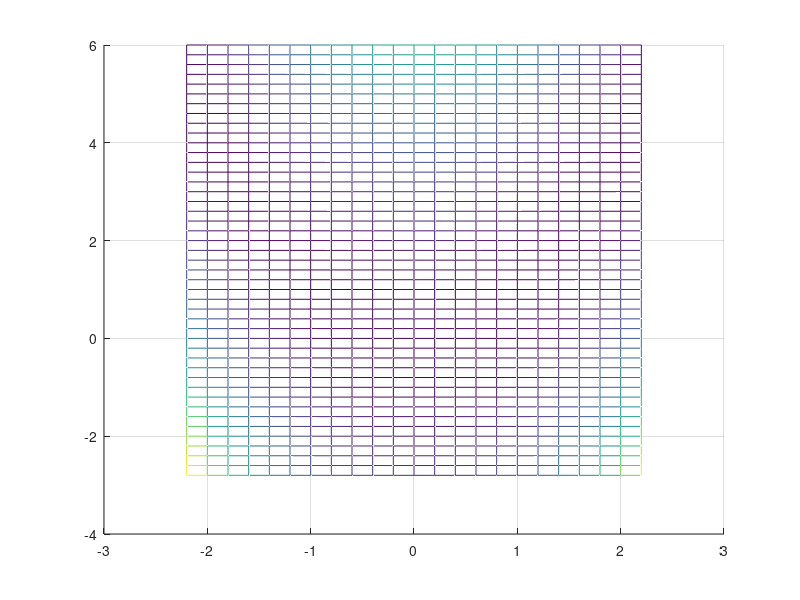

Write the MATLAB code that produced this figure. (Note: this script raises an error after producing the figure.)
clear;
f = @(x) 100 * (x(2) - x(1)^2)^2 + (1 - x(1))^2;
%x0 = [3 - 6 * rand(), 0.5 - rand()]'
x0 = [-2.9723 0.1679]'

virtualization = true;

if virtualization
	[X,Y] = meshgrid(-2.2:0.2:2.2, -2.8:0.2:6);
	Z = zeros(size(X));
	for i = 1:numel(X)
		Z(i) = f([X(i) Y(i)]');
	end
	hold on
	grid on

	mesh(X, Y, Z)
	alpha(0.3)
	contour(X, Y, Z)
	color = [1 0 0]';
end

init_step = 1;
maxsteps = 99;
cntstep = 0;
good_delta = 0.0001;
dim = length(x0);

% initial simlex points
x = zeros(dim, dim + 1);
scores = zeros(1, dim + 1);
x(:, 1) = x0;
for i = 1 : dim
	x(:, i + 1) = x0;
	x(i, i + 1) = x(i, i + 1) + init_step;
end

% main loop
while cntstep < maxsteps
	if virtualization
		color = circshift(color, 2);
		fill3(x(1,:), x(2,:), [0 0 0], color')
	end

	% update scores
	for i = 1 : dim + 1
		scores(i) = f(x(:, i));
	end

	% sorting simplex vertex by scores
	[scores, idx] = sort(scores);
	x = x(:, idx);
	scores;

	% termination condition	
	if cntstep > 0
		delta = abs(scores(dim + 1) - prev_worst_score);
		if delta < good_delta
			cntstep
			display('Good enough.')
			break
		end
	end
	prev_worst_score = scores(dim + 1);

	% calculate m and r (reflected point)
	m = sum(x(:,1:dim)')' ./ dim;
	r = 2*m - x(:, dim + 1);

	if f(x(:,1)) <= f(r) && f(r) < f(x(:,dim))
		x(:, dim + 1) = r;
		display('Reflect (1)')

	elseif f(r) < f(x(:,1))
		% calculate expansion point s
		s = m + 2*(m - x(:, dim + 1));
		if f(s) < f(r)
			x(:, dim + 1) = s;
			display('Expand')
		else
			x(:, dim + 1) = r;
			display('Reflect (2)')
		end
	else
		do_shrink = false;
		% perform a contraction between m and the better of x(n+1) and r
		if f(r) < f(x(:, dim + 1))
			% better than the wrost one
			c = m + (r - m) ./ 2;
			if f(c) < f(r)
				x(:, dim + 1) = c;
				display('Contract outside')
			else
				% otherwise, continue with Shrink step
				do_shrink = true;
			end
		else
			% even wrose than the wrost one
			cc = m + (x(:, dim + 1) - m) ./ 2;
			if f(cc) < f(x(:, dim + 1))
				x(:, dim + 1) = cc;
				display('Contract inside')
			else
				% otherwise, continue with Shrink step
				do_shrink = true;
			end
		end

		if do_shrink
			% Shrink
			for i = 1 : dim
				x(:, i + 1) = x(:, 1) + (x(:, i + 1) - x(:, 1)) ./ 2;
			end
			display('Shrink')
		end
	end
	cntstep = cntstep + 1;
	input('please hit enter ...');
end

ret_x = x(:, 1)
ret_score = scores(1)
